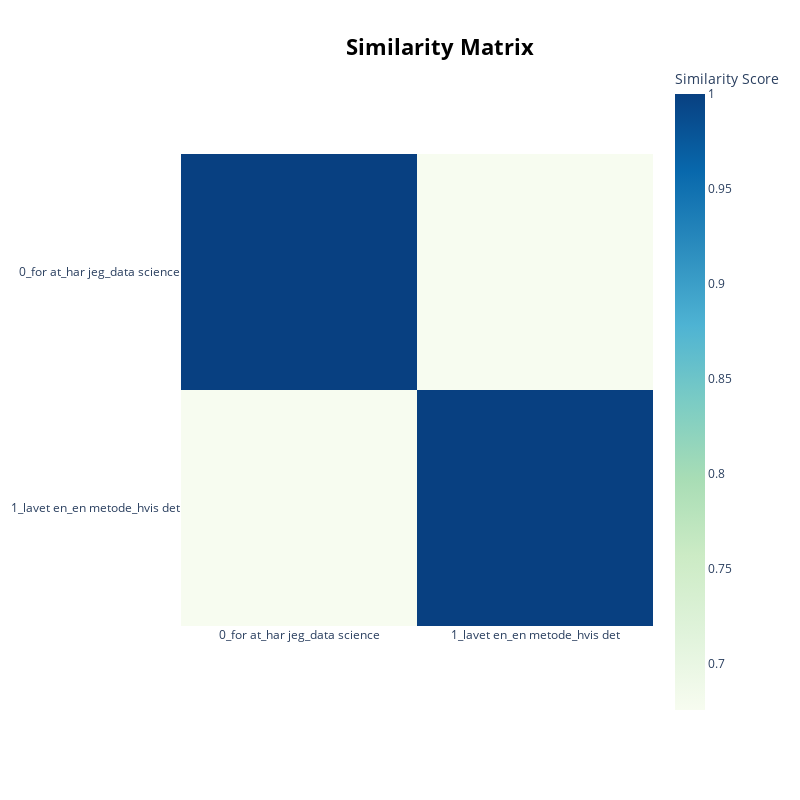

Source (notebook cell):
### Code cell
# heat map - dependencies
topic_model.visualize_heatmap(n_clusters=3, top_n_topics=100)

### Figure 1 — Plotly figure (JSON) as saved in the notebook; plotly's stock layout.template omitted (floating-point values rounded to 4 significant figures)
{"data": [{"coloraxis": "coloraxis", "hovertemplate": "x: %{x}<br>y: %{y}<br>Similarity Score: %{z}<extra></extra>", "name": "0", "type": "heatmap", "x": ["0_for at_har jeg_data science", "1_lavet en_en metode_hvis det"], "xaxis": "x", "y": ["0_for at_har jeg_data science", "1_lavet en_en metode_hvis det"], "yaxis": "y", "z": [[1.0, 0.6754], [0.6754, 1.0]]}], "layout": {"coloraxis": {"colorbar": {"title": {"text": "Similarity Score"}}, "colorscale": [[0, "rgb(247,252,240)"], [0.125, "rgb(224,243,219)"], [0.25, "rgb(204,235,197)"], [0.375, "rgb(168,221,181)"], [0.5, "rgb(123,204,196)"], [0.625, "rgb(78,179,211)"], [0.75, "rgb(43,140,190)"], [0.875, "rgb(8,104,172)"], [1, "rgb(8,64,129)"]]}, "height": 800, "hoverlabel": {"bgcolor": "white", "font": {"family": "Rockwell", "size": 16}}, "legend": {"title": {"text": "Trend"}}, "margin": {"t": 60}, "showlegend": true, "title": {"font": {"color": "Black", "size": 22}, "text": "<b>Similarity Matrix", "x": 0.55, "xanchor": "center", "y": 0.95, "yanchor": "top"}, "width": 800, "xaxis": {"anchor": "y", "constrain": "domain", "domain": [0, 1], "scaleanchor": "y"}, "yaxis": {"anchor": "x", "autorange": "reversed", "constrain": "domain", "domain": [0, 1]}}}
